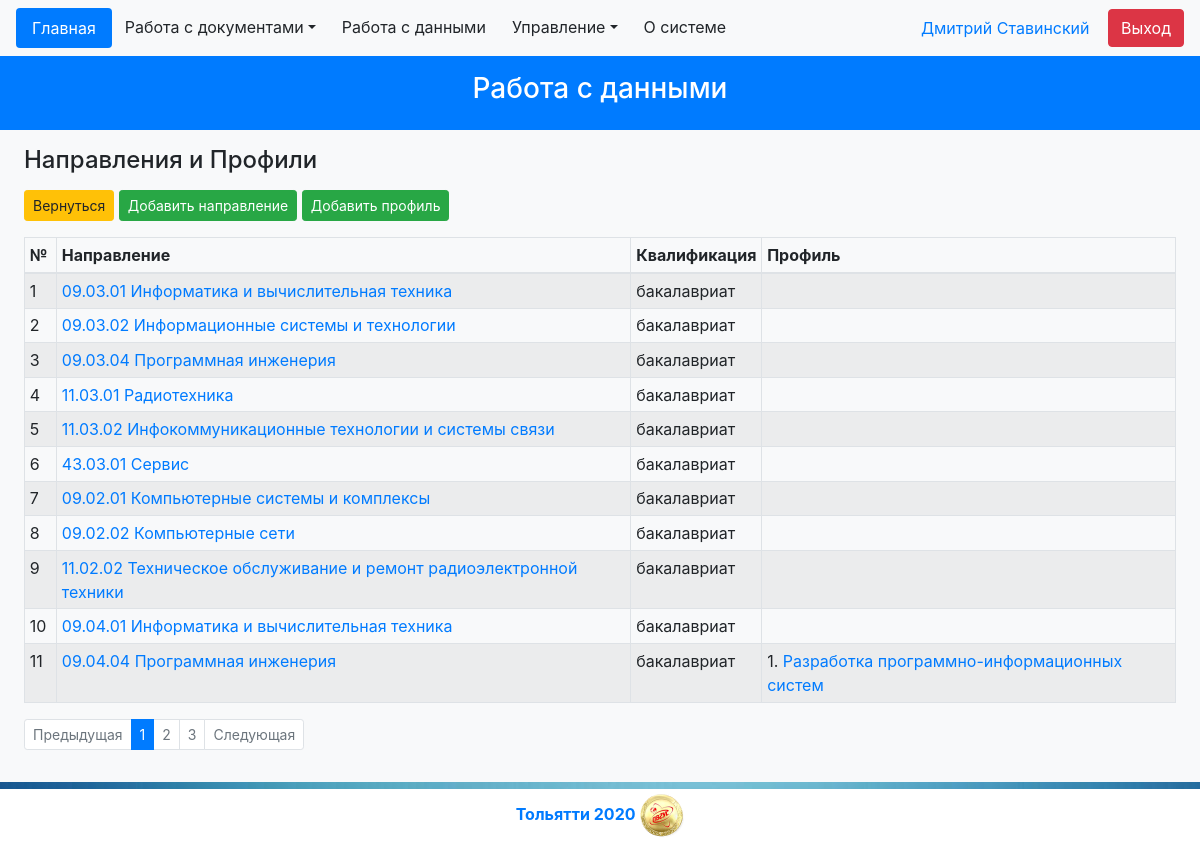
Screenshot of /pages/data.php?page=courses (signed in) with the database file from the repository.
### tables this page shows
CREATE TABLE `courses` (
  `course_id` int(10) UNSIGNED NOT NULL,
  `number` varchar(8) NOT NULL,
  `name` varchar(60) NOT NULL,
  `qualification_id` int(10) UNSIGNED NOT NULL
);

CREATE TABLE `qualifications` (
  `qualification_id` int(10) UNSIGNED NOT NULL,
  `name` varchar(15) NOT NULL
);

CREATE TABLE `profiles` (
  `profile_id` int(10) UNSIGNED NOT NULL,
  `course_id` int(10) UNSIGNED NOT NULL,
  `name` varchar(50) NOT NULL,
  `description` varchar(60) DEFAULT NULL
);

### front/body/data/courses.php (the view, shortened to what this page needs)
<div class="px-4 py-3 bg-light">
	<div class="form-group">
		<h4 id="page_title">Направления и Профили</h4>
	</div>
	<div class="form-group">
		<a class="btn btn-warning btn-sm" href="/pages/data.php">Вернуться</a>
		<input class="btn btn-success btn-sm" type="button" id="create_course" value="Добавить направление">
		<input class="btn btn-success btn-sm" type="button" id="create_profile" value="Добавить профиль">
	</div>
	<table class="table table-bordered table-striped table-sm">
		<thead>
			<tr>
				<th scope="col" style="width: 2rem">№</th>
				<th scope="col">Направление</th>
				<th scope="col">Квалификация</th>
				<th scope="col">Профиль</th>
			</tr>
		</thead>
		<tbody>
			<?php
				global $link;
				$sql = "select value from `constants` where `key` = 'limitObj'";
				$result = mysqli_query($link, $sql);
				$limit = mysqli_fetch_array($result);
				$counter = 0;
				$sql = "select    cour.course_id
								, cour.number
								, cour.name
								, qua.name
						FROM  `courses` cour
							, `qualifications` qua
						WHERE cour.qualification_id = qua.qualification_id
						LIMIT ".$limit[0]."";
				$result = mysqli_query($link, $sql);
				while($row = mysqli_fetch_array($result)){
					$counter++;
					echo '<tr>'."\n".'<td>'.$counter.'</td>'."\n";
					echo '<td><a href="?page=courses&id='.$row[0].'">'.$row[1].' '.$row[2].'</a></td>'."\n";
					echo '<td>'.$row[3].'</td>'."\n";
					$sql2 = "select   prof.profile_id
									, prof.name
							FROM  `profiles` prof
							WHERE prof.course_id = ".$row[0]."";
					$result2 = mysqli_query($link, $sql2);
					$counter2 = 0;
					echo '<td>'."\n";
					while($prof = mysqli_fetch_array($result2)){
						$counter2++;
						echo ($counter2).'. <a href="?page=courses?profid='.$prof[0].'">'.$prof[1].'</a><br>'."\n";
					};
					echo '</td>'."\n".'</tr>'."\n";
				};
			?>
		</tbody>
	</table>
	<nav>
		<ul class="pagination pagination-sm">
			<?php if (isset($_GET["limit"])){
			} else {
				echo '
				<li class="page-item disabled">
					<a class="page-link" href="#">Предыдущая</a>
				</li>
				<li class="page-item active">
					<a class="page-link" href="#">1</a>
				</li>
				<li class="page-item disabled">
					<a class="page-link" href="#">2</a>
				</li>
				<li class="page-item disabled">
					<a class="page-link" href="#">3</a>
				</li>
				<li class="page-item disabled">
					<a class="page-link" href="#">Следующая</a>
				</li>' . "\n";
			}
			?>
		</ul>
	</nav>
</div>

### front/css/forSignOnIndex.css (style rules this page uses)
body { padding-bottom: 60px; }

### front/css/background2.css (style rules this page uses)
body { background: #0cabfa url(../img/Background.jpg) center fixed no-repeat; -moz-background-size: 100%; -webkit-background-size: 100%; -o-background-size: 100%; background-size: auto; }

### rows the page displays
courses: number "09.03.01", name "Информатика и вычислительная техника", qualification.name "бакалавриат"
courses: number "09.03.02", name "Информационные системы и технологии", qualification.name "бакалавриат"
courses: number "09.03.04", name "Программная инженерия", qualification.name "бакалавриат"
courses: number "11.03.01", name "Радиотехника", qualification.name "бакалавриат"
courses: number "11.03.02", name "Инфокоммуникационные технологии и системы связи", qualification.name "бакалавриат"
courses: number "43.03.01", name "Сервис", qualification.name "бакалавриат"
courses: number "09.02.01", name "Компьютерные системы и комплексы", qualification.name "бакалавриат"
courses: number "09.02.02", name "Компьютерные сети", qualification.name "бакалавриат"
courses: number "11.02.02", name "Техническое обслуживание и ремонт радиоэлектронной техники", qualification.name "бакалавриат"
courses: number "09.04.01", name "Информатика и вычислительная техника", qualification.name "бакалавриат"
courses: number "09.04.04", name "Программная инженерия", qualification.name "бакалавриат"
profiles: name "Разработка программно-информационных систем"

### other values shown
$first "Дмитрий"
$second "Ставинский"
